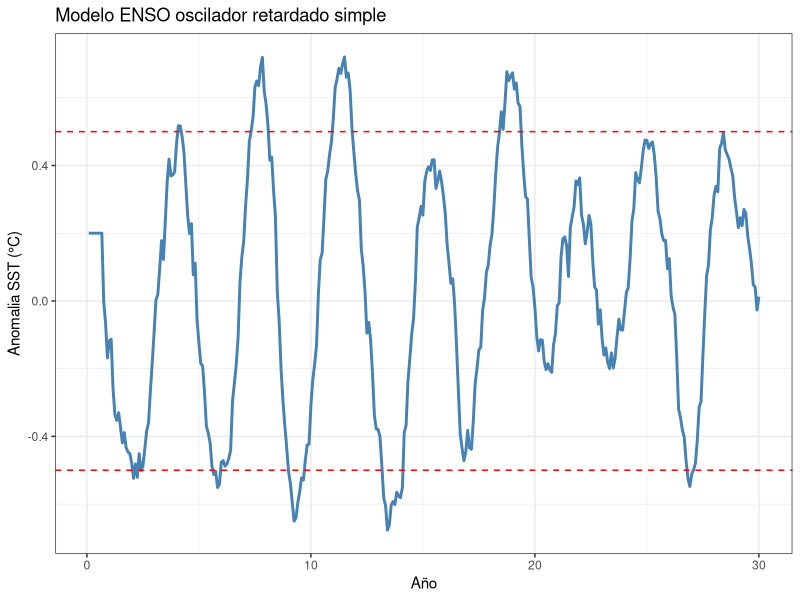

This chart was generated by the following R code:
### Modelo ENSO oscilador retardado simple 
### https://github.com/hydrocodes
library(ggplot2)

# Ingreso de parametros de tiempo
years <- 30
dt <- 1  #paso de tiempo mensual
yr <- years*12
time <- seq(1,yr)

# Ingreso de parametros fisicos
A <- 0.05            # retroalimentacion positiva oceano-atmosferica (e.g. de Bjerknes)
B <- 0.15            # retroalimentacion negativa retardada (e.g. ondas ecuatoriales: Kelvin, Rossby)
n <- 8               # retardo en meses (eta)
noise.sd <- 0.05     # forzante atmosferica estocastica

# Generando anomalias de temperatura superficial del mar con el modelo
T <- rep(0,yr)
T[1:n] <- 0.2
for(i in (n+1):(yr-1)){
  growth <- A*T[i]
  delayed <- B*T[i-n]
  noise <- rnorm(1,0,noise.sd)
  T[i+1] <- T[i] + dt*(growth-delayed) + noise
}
ENSO <- data.frame(Month=time, Year=time/12, SST=T)

# Clasificando la fase del ENSO
ENSO$Phase <- "Neutral"
ENSO$Phase[ENSO$SST > 0.5] <- "El Niño"
ENSO$Phase[ENSO$SST < -0.5] <- "La Niña"

# Plot final
ggplot(ENSO, aes(Year,SST))+
  geom_line(color="steelblue", linewidth=1)+
  geom_hline(yintercept=c(-0.5,0.5), linetype=2, color="red")+
  labs(title="Modelo ENSO oscilador retardado simple", x="Año", y="Anomalia SST (°C)")+
  theme_bw()
